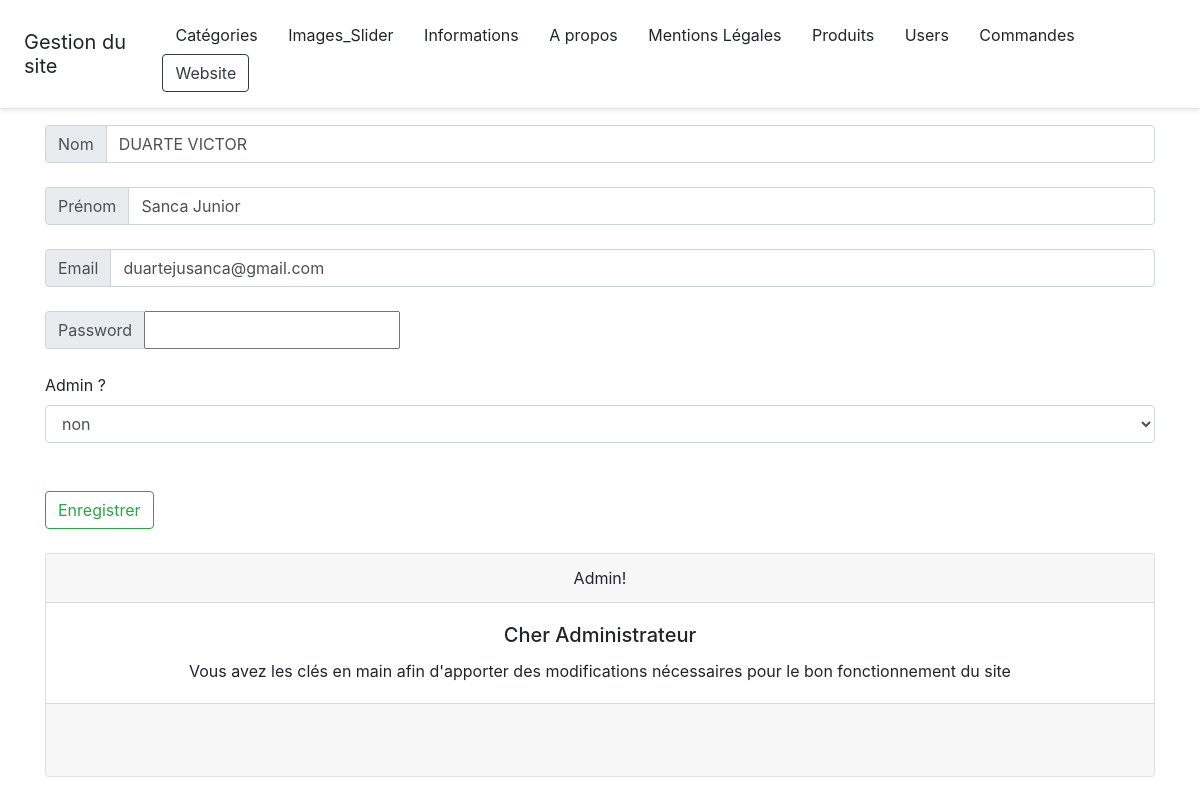
Screenshot of /administrateur/index.php?controller=users&action=editUser&id=24 (signed in) with the database file from the repository.
### tables this page shows
CREATE TABLE `users` (
  `id` int(11) NOT NULL,
  `nom` varchar(100) NOT NULL,
  `prenom` varchar(100) NOT NULL,
  `email` varchar(255) NOT NULL,
  `password` varchar(255) NOT NULL,
  `is_admin` tinyint(1) DEFAULT '0'
);

### administrateur/models/User.php (called while the page is built, shortened)
<?php
function getAllUsers()
{
    $db = dbConnect();
    $query = $db->query('SELECT * FROM users ORDER BY ID DESC');
    $users = $query->fetchAll();
    return $users;
}
function getUser($id)
{
    $db = dbConnect();
    $query = $db->prepare("SELECT * FROM users WHERE id = ?");
    $query->execute([
        $id
    ]);
    $result = $query->fetch();
    return $result;
}

### administrateur/views/userForm.php (the view, shortened to what this page needs)
<?php require ('partials/header.php'); ?>
<form action="index.php?controller=users&action=<?= isset($user) ||
(isset($_SESSION['old_inputs']) && $_GET['action'] == 'editUser') ? 'editUser&id='.$_GET['id']  : 'addUser' ?>" method="post" enctype="multipart/form-data">
    <div class="input-group">
        <div class="input-group-prepend"><span class="input-group-text">Nom</span></div>
        <input  type="text" class="form-control" name="nom" id="nom" value="<?= isset($_SESSION['old_inputs']) ? $_SESSION['old_inputs']['nom'] : '' ?>
<?= isset($user) ? $user['nom'] : '' ?>" />
    </div>
    <br>
    <div class="input-group">
        <div class="input-group-prepend"><span class="input-group-text">Prénom</span></div>
        <input  type="text" class="form-control" name="prenom" id="prenom" value="<?= isset($_SESSION['old_inputs']) ? $_SESSION['old_inputs']['prenom'] : '' ?>
<?= isset($user) ? $user['prenom'] : '' ?>" />
    </div>
    <br>
    <div class="input-group">
        <div class="input-group-prepend"><span class="input-group-text">Email</span></div>
        <input type="email" name="email" class="form-control" id="email" value="<?= isset($_SESSION['old_inputs']) ? $_SESSION['old_inputs']['email'] : '' ?>
<?= isset($user) ? $user['email'] : '' ?>" />
    </div>
    <br>
    <div class="input-group">
        <div class="input-group-prepend"><span class="input-group-text">Password</span></div>
        <input  type="password" name="password" id="password" value="" />
    </div>
    <br>
    <label for="is_admin"> Admin ?</label>
    <select class="form-control" name="is_admin" id="is_admin">
        <option value="0"<?php if(isset($user) && $user['id']) : ?><?=($user['is_admin']==0) ? ' selected':''; ?><?php endif; ?>>non</option>
    </select>
    <br>
    <br>
    <input class="btn btn-outline-success" type="submit" value="Enregistrer" />
</form>
<?php require ('partials/footer.php'); ?>

### rows the page displays
users: nom "DUARTE VICTOR", prenom "Sanca Junior", email "duartejusanca@gmail.com", is_admin "non"
